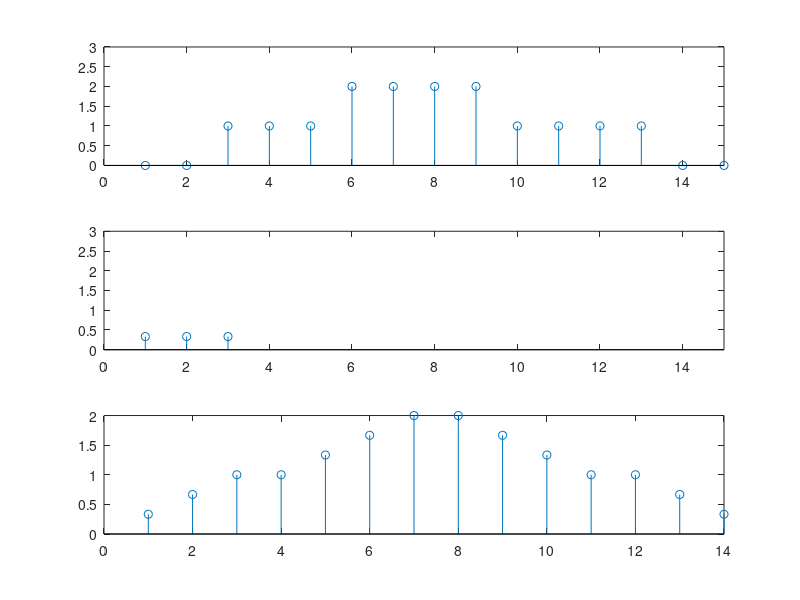

MATLAB code to generate this figure:
clear all;
close all;
tabx = [1 1 1 1 2 2 2 2 1 1 1 1];
tabtempx = [0 0 1 1 1 2 2 2 2 1 1 1 1 0 0];
N=3;
tabh = ones(1,N)*1/3;
function taby = convolution(tabx,tabh)
    ln = length(tabx);
    lh = length(tabh);
    tabtempx = [zeros(1, lh-1), tabx, zeros(1, lh-1)];
    taby = zeros(1, ln + lh - 1);
    for n = 1:(ln + lh - 1)
        for k = 1:lh
            taby(n) = taby(n) + tabh(k) * tabtempx(n+lh-k);
        end
    end
end


tabz = convolution(tabx,tabh);

disp(tabz)
 
figure(1);
subplot(3,1,1)
stem(tabtempx)
axis([0 length(tabtempx) 0 3])
subplot(3,1,2)
stem(tabh)
axis([0 length(tabtempx) 0 3])
subplot(3,1,3)
stem(tabz)